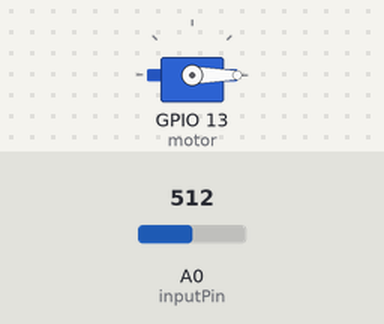
Bench run of a sketch on a simulated ESP8266 (NodeMCU). Parts: servo. The inputs (shaded band) are chosen by the test bench; at power-on: A0 (inputPin) = 512. WiFi joins after 1.5 s; servers stay silent unless stated; uploads are accepted with an empty reply; what the sketch prints to the serial monitor is not drawn.

Above: at 2.7 s.
2.8 s: A0 (inputPin) set to 290
At 5.33 s:
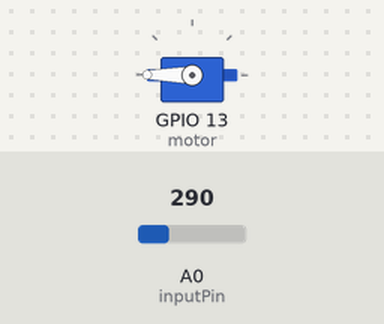
6.0 s: A0 (inputPin) set to 306
At 8.88 s:
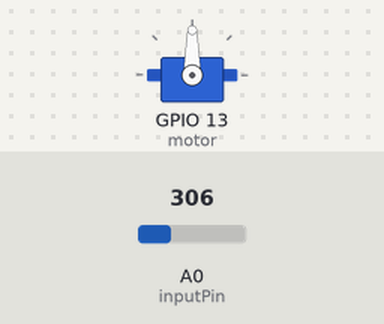
9.2 s: A0 (inputPin) set to 291
Timing chart, 0 to 17.7 s (numbered marks = the images above; inputs shaded):
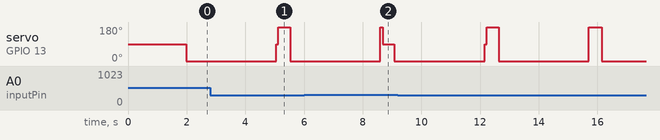

The sketch:

NodeMcuCode.ino
```cpp
#include<Servo.h>
#include "ESP8266WiFi.h"
#include <ESP8266HTTPClient.h>
String payload="0";
int httpCode=0;
int Loop=0;
const char* ssid = "SAICE";
const char* password = "saice4321iu";
Servo motor;
int inputPin=A0;
int inputValue=0;
void setup() {
  // put your setup code here, to run once:
  Serial.begin(9600);
  WiFi.begin(ssid, password);
  while (WiFi.status() != WL_CONNECTED) {
     delay(500);
     Serial.print(".");
  }
  Serial.println("");
  Serial.println("WiFi connected");
  Serial.println(WiFi.localIP());
  pinMode(inputPin,INPUT);
  motor.attach(13);
  motor.write(90);
}

void loop() {
  inputValue = analogRead(inputPin);
  HTTPClient http;  //Declare an object of class HTTPClient
  if(Loop == 5)
  {
    Loop =0;
    String request = "http://192.168.218.88/dashboard/experiment/test.php?who=esp8266&Moisture=";
    request = request + inputValue;
    Serial.print("Sending Request to : ");
    Serial.println(request);
    http.begin(request);
    httpCode = http.GET();
    if (httpCode > 0) { //Check the returning code
      payload = http.getString();   //Get the request response payload
    Serial.println(payload);                     //Print the response payload
    if(payload.toInt() != -1)
     {
        motor.write(payload.toInt());
        delay(20);
        delay(3000);
     }
    }
  }
  ++Loop;
  delay(50);
    if(inputValue<300)
    {
      if(motor.read()!=180)
        {
          motor.write(180);
          delay(20);
        }
    }
  else
    {
      if(motor.read()!=90)
      {
        motor.write(90);
        delay(20);
      }
    }
}
```
